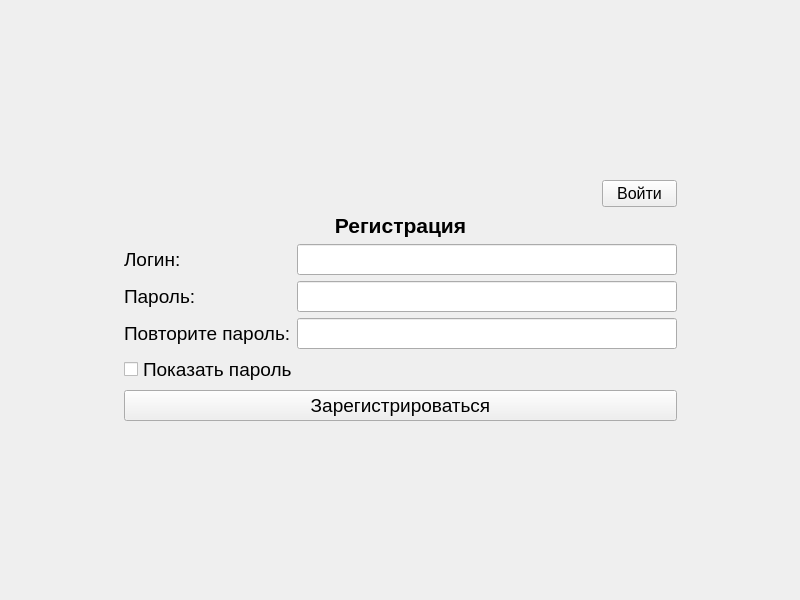
<?xml version="1.0" encoding="UTF-8"?>
<ui version="4.0">
 <class>MainWindow</class>
 <widget class="QMainWindow" name="MainWindow">
  <property name="geometry">
   <rect>
    <x>0</x>
    <y>0</y>
    <width>800</width>
    <height>600</height>
   </rect>
  </property>
  <property name="minimumSize">
   <size>
    <width>800</width>
    <height>600</height>
   </size>
  </property>
  <property name="windowTitle">
   <string>MainWindow</string>
  </property>
  <widget class="QWidget" name="centralwidget">
   <layout class="QGridLayout" name="gridLayout_2">
    <item row="2" column="1">
     <spacer name="verticalSpacer_2">
      <property name="orientation">
       <enum>Qt::Vertical</enum>
      </property>
      <property name="sizeHint" stdset="0">
       <size>
        <width>20</width>
        <height>40</height>
       </size>
      </property>
     </spacer>
    </item>
    <item row="1" column="1">
     <layout class="QVBoxLayout" name="verticalLayout">
      <property name="sizeConstraint">
       <enum>QLayout::SetMaximumSize</enum>
      </property>
      <item alignment="Qt::AlignRight">
       <widget class="QPushButton" name="loginButton">
        <property name="maximumSize">
         <size>
          <width>75</width>
          <height>16777215</height>
         </size>
        </property>
        <property name="font">
         <font>
          <pointsize>12</pointsize>
          <weight>50</weight>
          <bold>false</bold>
         </font>
        </property>
        <property name="text">
         <string>Войти</string>
        </property>
       </widget>
      </item>
      <item>
       <widget class="QLabel" name="titleLabel">
        <property name="font">
         <font>
          <pointsize>16</pointsize>
          <weight>75</weight>
          <bold>true</bold>
         </font>
        </property>
        <property name="text">
         <string>Регистрация</string>
        </property>
        <property name="alignment">
         <set>Qt::AlignCenter</set>
        </property>
       </widget>
      </item>
      <item>
       <layout class="QHBoxLayout" name="horizontalLayout">
        <property name="spacing">
         <number>18</number>
        </property>
        <item>
         <widget class="QLabel" name="usernameLabel">
          <property name="font">
           <font>
            <pointsize>14</pointsize>
           </font>
          </property>
          <property name="text">
           <string>Логин:</string>
          </property>
         </widget>
        </item>
        <item alignment="Qt::AlignRight">
         <widget class="QLineEdit" name="usernameEdit">
          <property name="minimumSize">
           <size>
            <width>380</width>
            <height>0</height>
           </size>
          </property>
          <property name="maximumSize">
           <size>
            <width>16777215</width>
            <height>16777215</height>
           </size>
          </property>
          <property name="font">
           <font>
            <pointsize>14</pointsize>
           </font>
          </property>
         </widget>
        </item>
       </layout>
      </item>
      <item>
       <layout class="QHBoxLayout" name="horizontalLayout_2">
        <item>
         <widget class="QLabel" name="passwordLabel">
          <property name="font">
           <font>
            <pointsize>14</pointsize>
           </font>
          </property>
          <property name="text">
           <string>Пароль:</string>
          </property>
         </widget>
        </item>
        <item alignment="Qt::AlignRight">
         <widget class="QLineEdit" name="passwordEdit">
          <property name="minimumSize">
           <size>
            <width>380</width>
            <height>0</height>
           </size>
          </property>
          <property name="font">
           <font>
            <pointsize>14</pointsize>
           </font>
          </property>
          <property name="echoMode">
           <enum>QLineEdit::Password</enum>
          </property>
         </widget>
        </item>
       </layout>
      </item>
      <item>
       <layout class="QHBoxLayout" name="horizontalLayout_3">
        <item>
         <widget class="QLabel" name="label">
          <property name="font">
           <font>
            <pointsize>14</pointsize>
           </font>
          </property>
          <property name="text">
           <string>Повторите пароль:</string>
          </property>
         </widget>
        </item>
        <item alignment="Qt::AlignRight">
         <widget class="QLineEdit" name="repeatPasswordLineEdit">
          <property name="minimumSize">
           <size>
            <width>380</width>
            <height>0</height>
           </size>
          </property>
          <property name="font">
           <font>
            <pointsize>14</pointsize>
           </font>
          </property>
          <property name="echoMode">
           <enum>QLineEdit::Password</enum>
          </property>
         </widget>
        </item>
       </layout>
      </item>
      <item>
       <widget class="QCheckBox" name="showPasswordCheckBox">
        <property name="font">
         <font>
          <pointsize>14</pointsize>
         </font>
        </property>
        <property name="text">
         <string>Показать пароль</string>
        </property>
       </widget>
      </item>
      <item>
       <widget class="QPushButton" name="registerButton">
        <property name="font">
         <font>
          <pointsize>14</pointsize>
          <weight>50</weight>
          <bold>false</bold>
         </font>
        </property>
        <property name="text">
         <string>Зарегистрироваться</string>
        </property>
       </widget>
      </item>
     </layout>
    </item>
    <item row="0" column="1">
     <spacer name="verticalSpacer">
      <property name="orientation">
       <enum>Qt::Vertical</enum>
      </property>
      <property name="sizeHint" stdset="0">
       <size>
        <width>20</width>
        <height>40</height>
       </size>
      </property>
     </spacer>
    </item>
    <item row="1" column="0">
     <spacer name="horizontalSpacer">
      <property name="orientation">
       <enum>Qt::Horizontal</enum>
      </property>
      <property name="sizeType">
       <enum>QSizePolicy::Expanding</enum>
      </property>
      <property name="sizeHint" stdset="0">
       <size>
        <width>100</width>
        <height>20</height>
       </size>
      </property>
     </spacer>
    </item>
    <item row="1" column="2">
     <spacer name="horizontalSpacer_2">
      <property name="orientation">
       <enum>Qt::Horizontal</enum>
      </property>
      <property name="sizeType">
       <enum>QSizePolicy::Expanding</enum>
      </property>
      <property name="sizeHint" stdset="0">
       <size>
        <width>100</width>
        <height>20</height>
       </size>
      </property>
     </spacer>
    </item>
   </layout>
  </widget>
 </widget>
 <resources/>
 <connections/>
</ui>
